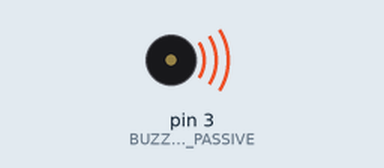
Simulated run of this sketch. Board: Arduino Mega 2560, built with avr-gcc and run on an emulated ATmega2560. Parts: buzzer (waves = sounding).

Above: at 0.1 s.
At 7.6 s:
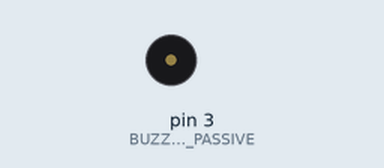
Timing chart, 0 to 9.1 s (numbered marks = the images above):
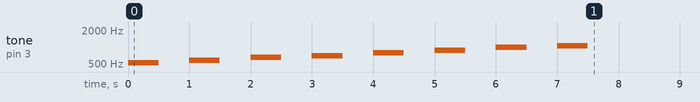

The sketch:

tmi07_Buzzers.ino
```cpp
// Globals
int BUZZER = 3;//the pin of the Active Buzzer
int BUTTON = 6; // pushbutton
int buttonState = 0; // unpressed

// ----------------------
// 07A - Simple Active Buzzer
// ----------------------

/*
void setup(){
  pinMode(BUZZER, OUTPUT); // digital output (DC HIGH/LOW) since it is an active buzzer
  pinMode(BUTTON, INPUT_PULLUP);
}

void loop(){
  // read the button state
  buttonState = !digitalRead(BUTTON); // due to pullup (unpressed = 5V), logic is reversed

  // if button is pressed, set the buzzer HIGH (DC)
  if (buttonState == 1){
    digitalWrite(BUZZER, HIGH);
  } else {
    digitalWrite(BUZZER, LOW);
  }

  delay(20); // give it some time
}
*/

// ----------------------
// 07B - Active Buzzer w Modulation
// ----------------------
// from www.elegoo.com Lesson 7
// note this code loops, to stop just unplug from GND
/*
void setup()
{
 pinMode(BUZZER,OUTPUT);//initialize the BUZZER pin as an output
}
void loop()
{
 unsigned char i;
 while(1)
 {
   //output a frequency
   for(i=0;i<80;i++)
   {
    digitalWrite(BUZZER,HIGH);
    delay(1);//wait for 1ms
    digitalWrite(BUZZER,LOW);
    delay(1);//wait for 1ms
    }
    //output another frequency
     for(i=0;i<100;i++)
      {
        digitalWrite(BUZZER,HIGH);
        delay(2);//wait for 2ms
        digitalWrite(BUZZER,LOW);
        delay(2);//wait for 2ms
      }
  }
}
*/

// ----------------------
// 07C - Passive Buzzer
// ----------------------
// from www.elegoo.com Mega Ultimate Kit Lesson 7
//  and https://www.arduino.cc/en/Tutorial/BuiltInExamples/toneMelody

#include "pitches.h" // needed for passive buzzer

// notes in the melody:
int melody[] = {
  NOTE_C5, NOTE_D5, NOTE_E5, NOTE_F5, NOTE_G5, NOTE_A5, NOTE_B5, NOTE_C6};

// the tone() library allows us to output a
// square wave on ANY pin even digital ones
int BUZZER_PASSIVE = 3;

void setup() {

  for (int thisNote = 0; thisNote < 8; thisNote++) {
    //  output the voice, every scale is 0.5 sencond
    tone(BUZZER_PASSIVE, melody[thisNote], 500);

    // Output the voice after several minutes
    delay(1000);
  }

  noTone(BUZZER_PASSIVE);
}

void loop() {
  // no need to play it more than once
} 
```

pitches.h
```cpp
/*************************************************
 * Public Constants
 *************************************************/

#define NOTE_B0  31
#define NOTE_C1  33
#define NOTE_CS1 35
#define NOTE_D1  37
#define NOTE_DS1 39
#define NOTE_E1  41
#define NOTE_F1  44
#define NOTE_FS1 46
#define NOTE_G1  49
#define NOTE_GS1 52
#define NOTE_A1  55
#define NOTE_AS1 58
#define NOTE_B1  62
#define NOTE_C2  65
#define NOTE_CS2 69
#define NOTE_D2  73
#define NOTE_DS2 78
#define NOTE_E2  82
#define NOTE_F2  87
#define NOTE_FS2 93
#define NOTE_G2  98
#define NOTE_GS2 104
#define NOTE_A2  110
#define NOTE_AS2 117
#define NOTE_B2  123
#define NOTE_C3  131
#define NOTE_CS3 139
#define NOTE_D3  147
#define NOTE_DS3 156
#define NOTE_E3  165
#define NOTE_F3  175
#define NOTE_FS3 185
#define NOTE_G3  196
#define NOTE_GS3 208
#define NOTE_A3  220
#define NOTE_AS3 233
#define NOTE_B3  247
#define NOTE_C4  262
#define NOTE_CS4 277
#define NOTE_D4  294
#define NOTE_DS4 311
#define NOTE_E4  330
#define NOTE_F4  349
#define NOTE_FS4 370
#define NOTE_G4  392
#define NOTE_GS4 415
#define NOTE_A4  440
#define NOTE_AS4 466
#define NOTE_B4  494
#define NOTE_C5  523
#define NOTE_CS5 554
#define NOTE_D5  587
#define NOTE_DS5 622
#define NOTE_E5  659
#define NOTE_F5  698
#define NOTE_FS5 740
#define NOTE_G5  784
#define NOTE_GS5 831
#define NOTE_A5  880
#define NOTE_AS5 932
#define NOTE_B5  988
#define NOTE_C6  1047
#define NOTE_CS6 1109
#define NOTE_D6  1175
#define NOTE_DS6 1245
#define NOTE_E6  1319
#define NOTE_F6  1397
#define NOTE_FS6 1480
#define NOTE_G6  1568
#define NOTE_GS6 1661
#define NOTE_A6  1760
#define NOTE_AS6 1865
#define NOTE_B6  1976
#define NOTE_C7  2093
#define NOTE_CS7 2217
#define NOTE_D7  2349
#define NOTE_DS7 2489
#define NOTE_E7  2637
#define NOTE_F7  2794
#define NOTE_FS7 2960
#define NOTE_G7  3136
#define NOTE_GS7 3322
#define NOTE_A7  3520
#define NOTE_AS7 3729
#define NOTE_B7  3951
#define NOTE_C8  4186
#define NOTE_CS8 4435
#define NOTE_D8  4699
#define NOTE_DS8 4978
```
